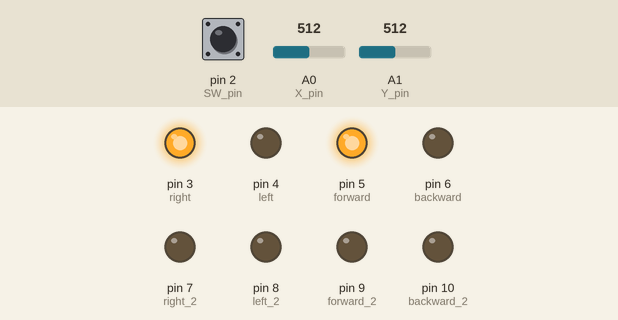
Simulated run of this sketch. Board: Arduino Uno, built with avr-gcc and run on an emulated ATmega328P. Shown: output pins drawn as LEDs (lit = HIGH). The inputs (shaded band) are chosen by the test bench; at power-on: A0 (X_pin) = 512, A1 (Y_pin) = 512, pin 2 (SW_pin) HIGH. What the sketch prints to the serial monitor is not drawn.

Above: at 1.2 s.
1.3 s: A0 (X_pin) set to 490
At 1.9 s:
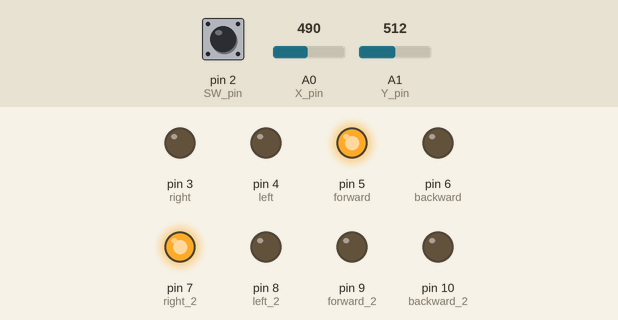
2.8 s: A1 (Y_pin) set to 490
At 4.0 s:
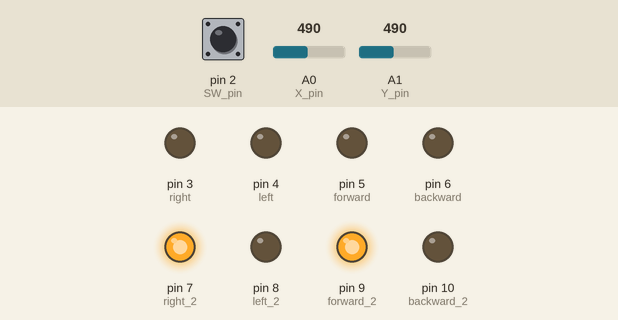
4.3 s: A0 (X_pin) set to 491
At 5.2 s:
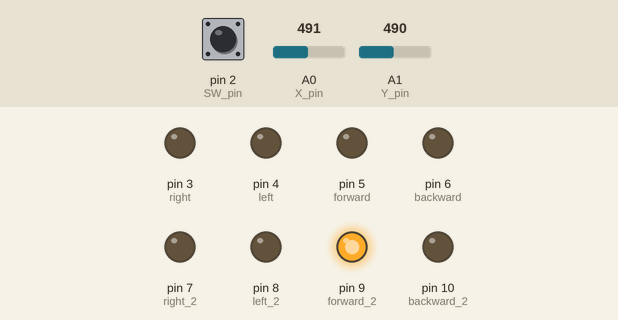
5.8 s: A1 (Y_pin) set to 491
At 6.5 s:
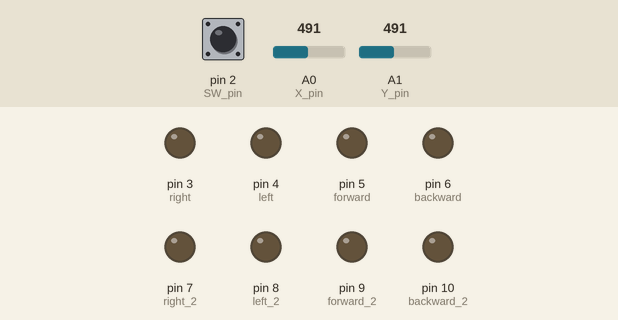
7.3 s: A0 (X_pin) set to 510
At 8.5 s:
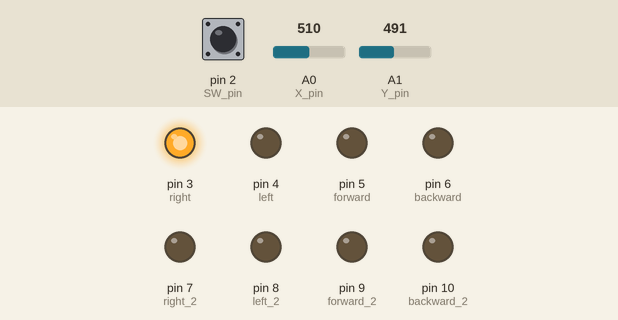
8.8 s: A1 (Y_pin) set to 306
At 9.8 s:
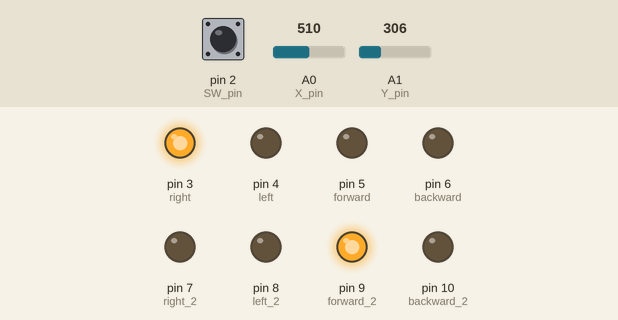
Timing chart, 0 to 11.3 s (numbered marks = the images above; inputs shaded):
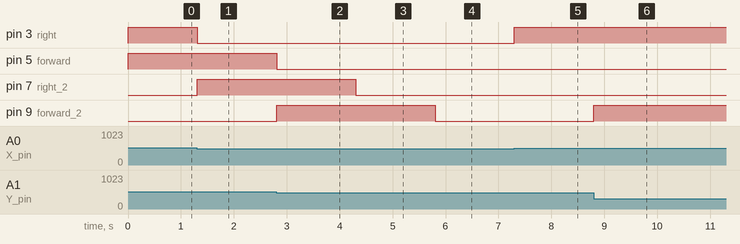

The sketch:

Microino.ino
```cpp
const int SW_pin=2;
const int X_pin=A0;
const int Y_pin=A1;
const int right=3;
const int left=4;
const int forward=5;
const int backward=6;
const int right_2=7;
const int left_2=8;
const int forward_2=9;
const int backward_2=10;

int button,x,y;

void setup() {
  pinMode(SW_pin,INPUT);
  pinMode(right,OUTPUT);
  pinMode(right_2,OUTPUT);
  pinMode(left_2,OUTPUT);
  pinMode(left,OUTPUT);
  pinMode(forward_2,OUTPUT);
  pinMode(forward,OUTPUT);
  pinMode(backward,OUTPUT);
  pinMode(backward_2,OUTPUT);
  pinMode(left,OUTPUT);
  digitalWrite(SW_pin,HIGH);
  digitalWrite(right,LOW);
  digitalWrite(right_2,LOW);
  digitalWrite(left_2,LOW);
  digitalWrite(left,LOW);
  digitalWrite(forward_2,LOW);
  digitalWrite(forward,LOW);
  digitalWrite(backward,LOW);
  digitalWrite(backward_2,LOW);
  Serial.begin(9600);
}

void loop() {
  button=digitalRead(SW_pin);
  x=analogRead(X_pin);
  y=analogRead(Y_pin);
  if(x>490 and x<500){
    digitalWrite(right,0);
    digitalWrite(right_2,0);
    digitalWrite(left,0);
    digitalWrite(left_2,0);
    Serial.println("0");
  }else if(x>500 and x<761){
    digitalWrite(right,1);
    digitalWrite(right_2,0);
    Serial.println("1");
  }else if(x<762){
    digitalWrite(right,0);
    digitalWrite(right_2,1);
    Serial.println("2");
  }else if(x<490 and x>230){
    digitalWrite(left,1);
    digitalWrite(left_2,0);
    Serial.println("3");
  }else if(x<231){
    digitalWrite(left,0);
    digitalWrite(left_2,1);
    Serial.println("4");
  }if(y>490 and y<500){
    digitalWrite(forward,0);
    digitalWrite(forward_2,0);
    digitalWrite(backward,0);
    digitalWrite(backward_2,0);
    Serial.println("5");
  }else if(y>500 and y<761){
    digitalWrite(forward,1);
    digitalWrite(forward_2,0);
    Serial.println("6");
  }else if(y<762){
    digitalWrite(forward,0);
    digitalWrite(forward_2,1);
    Serial.println("7");
  }else if(y<490 and y>230){
    digitalWrite(backward,1);
    digitalWrite(backward_2,0);
    Serial.println("8");
  }else if(y<231){
    digitalWrite(backward,0);
    digitalWrite(backward_2,1);
    Serial.println("9");
  }
}
```

Measured:
- the behaviour switches between 490 and 491 on A0 (X_pin) (found by bisection; images 2 and 3)
- the behaviour switches between 490 and 491 on A1 (Y_pin) (found by bisection; images 3 and 4)
- after the input at 1.3 s, pin 3 (right): HIGH → LOW at once; pin 7 (right_2): LOW → HIGH at once
- after the input at 2.8 s, pin 5 (forward): HIGH → LOW at once; pin 9 (forward_2): LOW → HIGH at once
- after the input at 4.3 s, pin 7 (right_2): HIGH → LOW at once
- after the input at 5.8 s, pin 9 (forward_2): HIGH → LOW at once
- after the input at 7.3 s, pin 3 (right): LOW → HIGH at once
- after the input at 8.8 s, pin 9 (forward_2): LOW → HIGH at once
